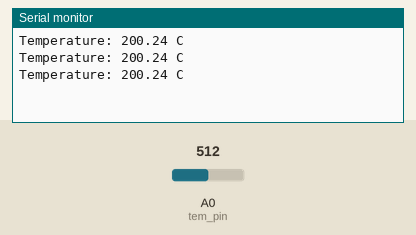
A sketch run on a simulated Arduino Uno, built with avr-gcc and run on an emulated ATmega328P. Parts: the last lines printed to the serial monitor. Inputs (shaded band) come from the test bench; at power-on: A0 (tem_pin) = 512.

Above: at 1.3 s.
1.4 s: A0 (tem_pin) set to 716
At 1.8 s:
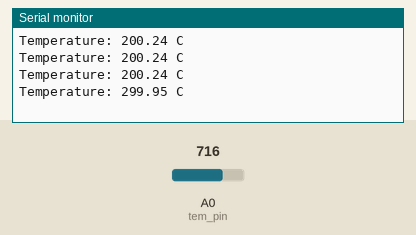
2.9 s: A0 (tem_pin) set to 900
At 3.4 s:
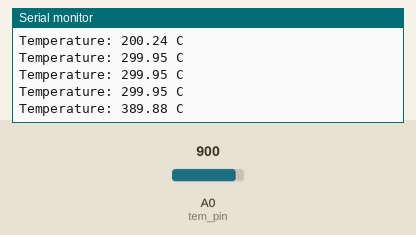
Timing chart, 0 to 5.9 s (numbered marks = the images above; inputs shaded):
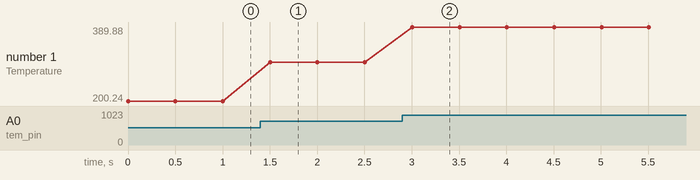

Measured:
- after the input at 1.4 s, the serial monitor: prints a new line after 0.10 s (image 1)
- after the input at 2.9 s, the serial monitor: prints a new line after 0.10 s (image 2)
- plotted number 1: 200.24 → 299.95 after the input at 1.4 s, 299.95 → 389.88 after the input at 2.9 s

The sketch:

exercise3.ino
```cpp
// C code for Arduino
#define tem_pin A0 // Define tem_pin as A0, where the temperature sensor is connected

void setup() {
  pinMode(tem_pin, INPUT); // Set the temperature sensor pin as an input

  Serial.begin(9600); // Start serial communication at 9600 bits per second
}

void loop() {
  int temValue = analogRead(tem_pin); // Read the analog value from the temperature sensor
  float voltag = temValue * (5.0 / 1023.0) * 1000; // Convert the analog value to voltage in millivolts
  float temperature = (voltag - 500) / 10; // Calculate the temperature in Celsius from the voltage

  Serial.print("Temperature: "); // Print "Temperature: " to the serial monitor
  Serial.print(temperature); // Print the calculated temperature value to the serial monitor
  Serial.println(" C"); // Print " C" to denote Celsius and move to a new line

  delay(500); // Wait for half a second (500 milliseconds) before repeating the loop
}
```
